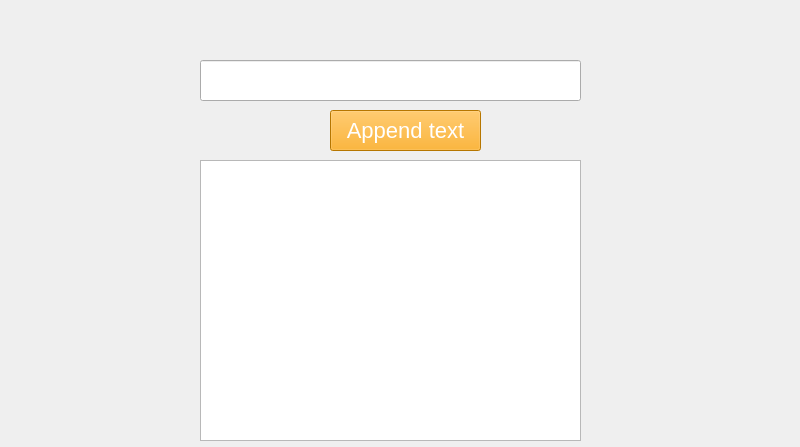
<?xml version="1.0" encoding="UTF-8"?>
<ui version="4.0">
 <class>MainWindow</class>
 <widget class="QMainWindow" name="MainWindow">
  <property name="geometry">
   <rect>
    <x>0</x>
    <y>0</y>
    <width>800</width>
    <height>447</height>
   </rect>
  </property>
  <property name="windowTitle">
   <string>MainWindow</string>
  </property>
  <widget class="QWidget" name="centralwidget">
   <widget class="QTextEdit" name="MessagesBoard">
    <property name="geometry">
     <rect>
      <x>200</x>
      <y>160</y>
      <width>381</width>
      <height>281</height>
     </rect>
    </property>
   </widget>
   <widget class="QLineEdit" name="messageInput">
    <property name="geometry">
     <rect>
      <x>200</x>
      <y>60</y>
      <width>381</width>
      <height>41</height>
     </rect>
    </property>
   </widget>
   <widget class="QPushButton" name="AppendTextBtn">
    <property name="geometry">
     <rect>
      <x>330</x>
      <y>110</y>
      <width>151</width>
      <height>41</height>
     </rect>
    </property>
    <property name="styleSheet">
     <string notr="true">QPushButton{
color:white;
background:orange;
font-size:22px;
}
QPushButton:hover{
color:black;
}</string>
    </property>
    <property name="text">
     <string>Append text</string>
    </property>
   </widget>
  </widget>
 </widget>
 <resources/>
 <connections/>
</ui>
